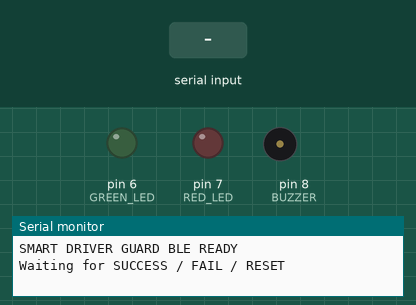
This sketch was run on a simulated Arduino Uno, built with avr-gcc and run on an emulated ATmega328P. Shown: output pins drawn as LEDs (lit = HIGH), buzzer (waves = sounding), the last lines printed to the serial monitor. Inputs (shaded band) come from the test bench.

Above: at 1.2 s.
1.3 s: "SUCCESS\n" received over the second serial link
At 2.7 s:
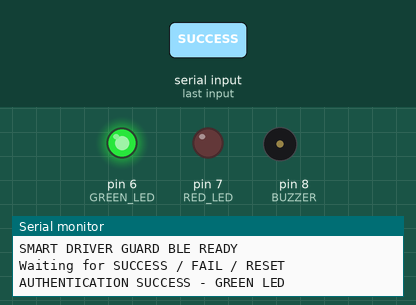
4.3 s: "FAIL\n" received over the second serial link
At 6.6 s:
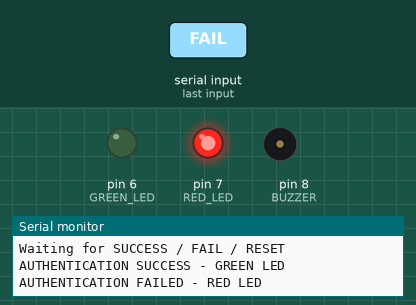
7.3 s: "RESET\n" received over the second serial link
At 8.1 s:
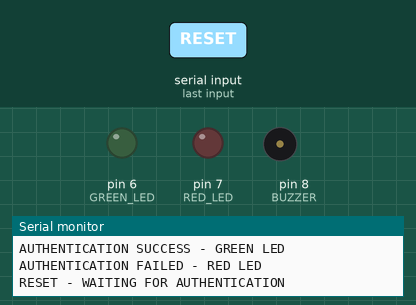
Timing chart, 0 to 10.3 s (numbered marks = the images above; inputs shaded):
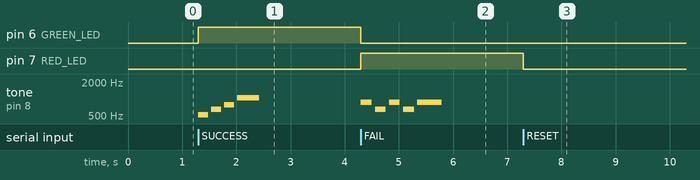

The sketch:

SmartDriverGuardBLE.ino
```cpp
/*
  SMART DRIVER GUARD - BLE UART Arduino firmware
  Hardware: Arduino UNO + HM-10-compatible BLE UART module
  IMPORTANT: HC-05 is Bluetooth Classic and cannot be used by Web Bluetooth.

  BLE module UART:
    BLE TXD -> Arduino D10 (SoftwareSerial RX)
    BLE RXD <- Arduino D11 (SoftwareSerial TX) through a 5V-to-3.3V divider
    BLE GND -> Arduino GND
    BLE VCC -> module breakout's specified supply voltage

  Outputs:
    Green LED anode -> D6 through 220 ohm resistor; cathode -> GND
    Red LED anode   -> D7 through 220 ohm resistor; cathode -> GND
    Passive buzzer + -> D8; buzzer - -> GND

  Expected newline-terminated commands: SUCCESS, FAIL, RESET
  This is an exhibition demonstrator only. Do not connect it to vehicle ignition.
*/

#include <SoftwareSerial.h>

SoftwareSerial BLE(10, 11);

const byte GREEN_LED = 6;
const byte RED_LED = 7;
const byte BUZZER = 8;

const int successNotes[] = {523, 659, 784, 1047};
const int successDurations[] = {180, 180, 180, 400};
const int failNotes[] = {880, 660, 880, 660, 880};
const int failDurations[] = {200, 200, 200, 200, 450};

String inputLine;
String currentStatus = "RESET";

void playMelody(const int notes[], const int durations[], byte count) {
  for (byte i = 0; i < count; i++) {
    tone(BUZZER, notes[i], durations[i]);
    delay(durations[i] + 60);
  }
  noTone(BUZZER);
}

void showSuccess() {
  digitalWrite(GREEN_LED, HIGH);
  digitalWrite(RED_LED, LOW);
  Serial.println("AUTHENTICATION SUCCESS - GREEN LED");
  playMelody(successNotes, successDurations, 4);
}

void showFailure() {
  digitalWrite(GREEN_LED, LOW);
  digitalWrite(RED_LED, HIGH);
  Serial.println("AUTHENTICATION FAILED - RED LED");
  playMelody(failNotes, failDurations, 5);
}

void resetOutputs() {
  digitalWrite(GREEN_LED, LOW);
  digitalWrite(RED_LED, LOW);
  noTone(BUZZER);
  Serial.println("RESET - WAITING FOR AUTHENTICATION");
}

void processCommand(String command) {
  command.trim();
  command.toUpperCase();

  if (command == "SUCCESS") {
    if (currentStatus != "SUCCESS") showSuccess();
    currentStatus = "SUCCESS";
  } else if (command == "FAIL") {
    if (currentStatus != "FAIL") showFailure();
    currentStatus = "FAIL";
  } else if (command == "RESET") {
    currentStatus = "RESET";
    resetOutputs();
  } else {
    Serial.print("UNKNOWN COMMAND: ");
    Serial.println(command);
    currentStatus = "FAIL";
    showFailure();
  }
}

void setup() {
  pinMode(GREEN_LED, OUTPUT);
  pinMode(RED_LED, OUTPUT);
  pinMode(BUZZER, OUTPUT);

  resetOutputs();

  Serial.begin(9600);
  BLE.begin(9600);
  inputLine.reserve(24);

  Serial.println("SMART DRIVER GUARD BLE READY");
  Serial.println("Waiting for SUCCESS / FAIL / RESET");
}

void loop() {
  while (BLE.available()) {
    const char incoming = static_cast<char>(BLE.read());

    if (incoming == '\n') {
      if (inputLine.length() > 0) processCommand(inputLine);
      inputLine = "";
    } else if (incoming != '\r') {
      if (inputLine.length() < 24) {
        inputLine += incoming;
      } else {
        inputLine = "";
        currentStatus = "FAIL";
        showFailure();
      }
    }
  }
}
```

Measured:
- after the input at 1.3 s, pin 6 (GREEN_LED): LOW → HIGH at once; tone on pin 8 (BUZZER): plays 523 Hz for 0.18 s, 659 Hz for 0.18 s, 784 Hz for 0.18 s, 1047 Hz for 0.40 s, starting at once
- after the input at 4.3 s, pin 6 (GREEN_LED): HIGH → LOW at once; pin 7 (RED_LED): LOW → HIGH at once; tone on pin 8 (BUZZER): plays 880 Hz for 0.20 s, 660 Hz for 0.20 s, 880 Hz for 0.20 s, 660 Hz for 0.20 s, 880 Hz for 0.45 s, starting at once
- after the input at 7.3 s, pin 7 (RED_LED): HIGH → LOW at once
